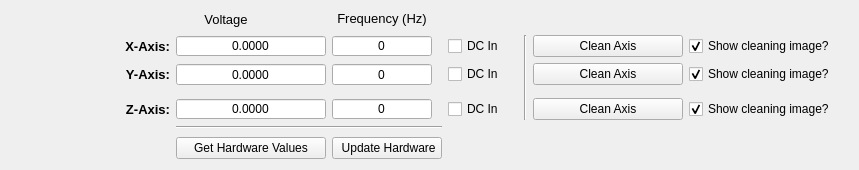
  <widget class="QDockWidget" name="hardware_dockWidget">
   <property name="sizePolicy">
    <sizepolicy hsizetype="Minimum" vsizetype="Preferred">
     <horstretch>0</horstretch>
     <verstretch>0</verstretch>
    </sizepolicy>
   </property>
   <property name="minimumSize">
    <size>
     <width>859</width>
     <height>170</height>
    </size>
   </property>
   <property name="maximumSize">
    <size>
     <width>524287</width>
     <height>170</height>
    </size>
   </property>
   <property name="windowTitle">
    <string>Hardware Parameters</string>
   </property>
   <attribute name="dockWidgetArea">
    <number>2</number>
   </attribute>
   <widget class="QWidget" name="dockWidgetContents_7">
    <property name="sizePolicy">
     <sizepolicy hsizetype="Preferred" vsizetype="Expanding">
      <horstretch>0</horstretch>
      <verstretch>0</verstretch>
     </sizepolicy>
    </property>
    <layout class="QGridLayout" name="gridLayout_6">
     <item row="2" column="3">
      <widget class="QSpinBox" name="x_frequency_spinBox">
       <property name="sizePolicy">
        <sizepolicy hsizetype="Expanding" vsizetype="Fixed">
         <horstretch>0</horstretch>
         <verstretch>0</verstretch>
        </sizepolicy>
       </property>
       <property name="maximumSize">
        <size>
         <width>100</width>
         <height>16777215</height>
        </size>
       </property>
       <property name="layoutDirection">
        <enum>Qt::LeftToRight</enum>
       </property>
       <property name="alignment">
        <set>Qt::AlignCenter</set>
       </property>
       <property name="buttonSymbols">
        <enum>QAbstractSpinBox::NoButtons</enum>
       </property>
      </widget>
     </item>
     <item row="2" column="1">
      <widget class="QLabel" name="x_axis_hardware_label">
       <property name="sizePolicy">
        <sizepolicy hsizetype="Fixed" vsizetype="Preferred">
         <horstretch>0</horstretch>
         <verstretch>0</verstretch>
        </sizepolicy>
       </property>
       <property name="maximumSize">
        <size>
         <width>400</width>
         <height>16777215</height>
        </size>
       </property>
       <property name="font">
        <font>
         <pointsize>10</pointsize>
         <weight>75</weight>
         <bold>true</bold>
        </font>
       </property>
       <property name="text">
        <string>X-Axis:</string>
       </property>
       <property name="alignment">
        <set>Qt::AlignRight|Qt::AlignTrailing|Qt::AlignVCenter</set>
       </property>
      </widget>
     </item>
     <item row="0" column="1">
      <spacer name="horizontalSpacer_4">
       <property name="orientation">
        <enum>Qt::Horizontal</enum>
       </property>
       <property name="sizeType">
        <enum>QSizePolicy::Minimum</enum>
       </property>
       <property name="sizeHint" stdset="0">
        <size>
         <width>40</width>
         <height>20</height>
        </size>
       </property>
      </spacer>
     </item>
     <item row="2" column="8">
      <widget class="QCheckBox" name="show_image_x_checkBox">
       <property name="maximumSize">
        <size>
         <width>250</width>
         <height>16777215</height>
        </size>
       </property>
       <property name="text">
        <string>Show cleaning image?</string>
       </property>
       <property name="checked">
        <bool>true</bool>
       </property>
      </widget>
     </item>
     <item row="3" column="6">
      <widget class="QPushButton" name="clean_y_axis_pushButton">
       <property name="maximumSize">
        <size>
         <width>150</width>
         <height>16777215</height>
        </size>
       </property>
       <property name="text">
        <string>Clean Axis</string>
       </property>
      </widget>
     </item>
     <item row="0" column="2">
      <widget class="QLabel" name="Voltage_label">
       <property name="sizePolicy">
        <sizepolicy hsizetype="Expanding" vsizetype="Minimum">
         <horstretch>0</horstretch>
         <verstretch>0</verstretch>
        </sizepolicy>
       </property>
       <property name="maximumSize">
        <size>
         <width>100</width>
         <height>16777215</height>
        </size>
       </property>
       <property name="font">
        <font>
         <pointsize>10</pointsize>
        </font>
       </property>
       <property name="text">
        <string>Voltage</string>
       </property>
       <property name="alignment">
        <set>Qt::AlignCenter</set>
       </property>
      </widget>
     </item>
     <item row="3" column="8">
      <widget class="QCheckBox" name="show_image_y_checkBox">
       <property name="maximumSize">
        <size>
         <width>250</width>
         <height>16777215</height>
        </size>
       </property>
       <property name="text">
        <string>Show cleaning image?</string>
       </property>
       <property name="checked">
        <bool>true</bool>
       </property>
      </widget>
     </item>
     <item row="5" column="8">
      <widget class="QCheckBox" name="show_image_z_checkBox">
       <property name="maximumSize">
        <size>
         <width>250</width>
         <height>16777215</height>
        </size>
       </property>
       <property name="text">
        <string>Show cleaning image?</string>
       </property>
       <property name="checked">
        <bool>true</bool>
       </property>
      </widget>
     </item>
     <item row="3" column="1">
      <widget class="QLabel" name="y_axis_hardware_label">
       <property name="sizePolicy">
        <sizepolicy hsizetype="Fixed" vsizetype="Preferred">
         <horstretch>0</horstretch>
         <verstretch>0</verstretch>
        </sizepolicy>
       </property>
       <property name="maximumSize">
        <size>
         <width>400</width>
         <height>16777215</height>
        </size>
       </property>
       <property name="font">
        <font>
         <pointsize>10</pointsize>
         <weight>75</weight>
         <bold>true</bold>
        </font>
       </property>
       <property name="text">
        <string>Y-Axis:</string>
       </property>
       <property name="alignment">
        <set>Qt::AlignRight|Qt::AlignTrailing|Qt::AlignVCenter</set>
       </property>
      </widget>
     </item>
     <item row="5" column="1">
      <widget class="QLabel" name="z_axis_hardware_label">
       <property name="sizePolicy">
        <sizepolicy hsizetype="Fixed" vsizetype="Preferred">
         <horstretch>0</horstretch>
         <verstretch>0</verstretch>
        </sizepolicy>
       </property>
       <property name="maximumSize">
        <size>
         <width>400</width>
         <height>16777215</height>
        </size>
       </property>
       <property name="font">
        <font>
         <pointsize>10</pointsize>
         <weight>75</weight>
         <bold>true</bold>
        </font>
       </property>
       <property name="text">
        <string>Z-Axis:</string>
       </property>
       <property name="alignment">
        <set>Qt::AlignRight|Qt::AlignTrailing|Qt::AlignVCenter</set>
       </property>
      </widget>
     </item>
     <item row="2" column="6">
      <widget class="QPushButton" name="clean_x_axis_pushButton">
       <property name="sizePolicy">
        <sizepolicy hsizetype="Minimum" vsizetype="Minimum">
         <horstretch>0</horstretch>
         <verstretch>0</verstretch>
        </sizepolicy>
       </property>
       <property name="maximumSize">
        <size>
         <width>150</width>
         <height>16777215</height>
        </size>
       </property>
       <property name="text">
        <string>Clean Axis</string>
       </property>
      </widget>
     </item>
     <item row="6" column="2" colspan="2">
      <widget class="Line" name="line_6">
       <property name="orientation">
        <enum>Qt::Horizontal</enum>
       </property>
      </widget>
     </item>
     <item row="5" column="6">
      <widget class="QPushButton" name="clean_z_axis_pushButton">
       <property name="maximumSize">
        <size>
         <width>150</width>
         <height>16777215</height>
        </size>
       </property>
       <property name="text">
        <string>Clean Axis</string>
       </property>
      </widget>
     </item>
     <item row="3" column="4">
      <widget class="QCheckBox" name="y_dcin_checkBox">
       <property name="maximumSize">
        <size>
         <width>70</width>
         <height>16777215</height>
        </size>
       </property>
       <property name="text">
        <string>DC In </string>
       </property>
      </widget>
     </item>
     <item row="0" column="3">
      <widget class="QLabel" name="frequency_label">
       <property name="sizePolicy">
        <sizepolicy hsizetype="Expanding" vsizetype="Fixed">
         <horstretch>0</horstretch>
         <verstretch>0</verstretch>
        </sizepolicy>
       </property>
       <property name="maximumSize">
        <size>
         <width>100</width>
         <height>16777215</height>
        </size>
       </property>
       <property name="font">
        <font>
         <pointsize>10</pointsize>
        </font>
       </property>
       <property name="text">
        <string>Frequency (Hz)</string>
       </property>
       <property name="alignment">
        <set>Qt::AlignCenter</set>
       </property>
      </widget>
     </item>
     <item row="7" column="2" rowspan="2">
      <widget class="QPushButton" name="read_hardware_pushButton">
       <property name="sizePolicy">
        <sizepolicy hsizetype="Minimum" vsizetype="Fixed">
         <horstretch>0</horstretch>
         <verstretch>0</verstretch>
        </sizepolicy>
       </property>
       <property name="minimumSize">
        <size>
         <width>0</width>
         <height>10</height>
        </size>
       </property>
       <property name="maximumSize">
        <size>
         <width>150</width>
         <height>16777215</height>
        </size>
       </property>
       <property name="font">
        <font>
         <pointsize>9</pointsize>
        </font>
       </property>
       <property name="text">
        <string extracomment="Reads the hardware values saved in the computer">Get Hardware Values</string>
       </property>
      </widget>
     </item>
     <item row="5" column="3">
      <widget class="QSpinBox" name="z_frequency_spinBox">
       <property name="sizePolicy">
        <sizepolicy hsizetype="Expanding" vsizetype="Fixed">
         <horstretch>0</horstretch>
         <verstretch>0</verstretch>
        </sizepolicy>
       </property>
       <property name="maximumSize">
        <size>
         <width>100</width>
         <height>16777215</height>
        </size>
       </property>
       <property name="layoutDirection">
        <enum>Qt::LeftToRight</enum>
       </property>
       <property name="alignment">
        <set>Qt::AlignCenter</set>
       </property>
       <property name="buttonSymbols">
        <enum>QAbstractSpinBox::NoButtons</enum>
       </property>
      </widget>
     </item>
     <item row="7" column="1">
      <spacer name="horizontalSpacer_5">
       <property name="orientation">
        <enum>Qt::Horizontal</enum>
       </property>
       <property name="sizeType">
        <enum>QSizePolicy::Minimum</enum>
       </property>
       <property name="sizeHint" stdset="0">
        <size>
         <width>40</width>
         <height>20</height>
        </size>
       </property>
      </spacer>
     </item>
     <item row="2" column="4">
      <widget class="QCheckBox" name="x_dcin_checkBox">
       <property name="maximumSize">
        <size>
         <width>70</width>
         <height>16777215</height>
        </size>
       </property>
       <property name="text">
        <string>DC In</string>
       </property>
      </widget>
     </item>
     <item row="2" column="5" rowspan="4">
      <widget class="Line" name="line_5">
       <property name="orientation">
        <enum>Qt::Vertical</enum>
       </property>
      </widget>
     </item>
     <item row="3" column="3">
      <widget class="QSpinBox" name="y_frequency_spinBox">
       <property name="sizePolicy">
        <sizepolicy hsizetype="Expanding" vsizetype="Fixed">
         <horstretch>0</horstretch>
         <verstretch>0</verstretch>
        </sizepolicy>
       </property>
       <property name="maximumSize">
        <size>
         <width>100</width>
         <height>16777215</height>
        </size>
       </property>
       <property name="alignment">
        <set>Qt::AlignCenter</set>
       </property>
       <property name="buttonSymbols">
        <enum>QAbstractSpinBox::NoButtons</enum>
       </property>
      </widget>
     </item>
     <item row="7" column="3" rowspan="2">
      <widget class="QPushButton" name="update_hardware_pushButton">
       <property name="sizePolicy">
        <sizepolicy hsizetype="Expanding" vsizetype="Fixed">
         <horstretch>0</horstretch>
         <verstretch>0</verstretch>
        </sizepolicy>
       </property>
       <property name="minimumSize">
        <size>
         <width>110</width>
         <height>0</height>
        </size>
       </property>
       <property name="maximumSize">
        <size>
         <width>100</width>
         <height>16777215</height>
        </size>
       </property>
       <property name="font">
        <font>
         <pointsize>9</pointsize>
        </font>
       </property>
       <property name="text">
        <string extracomment="Reads tehe hardware values directly from the stepper harware"> Update Hardware</string>
       </property>
      </widget>
     </item>
     <item row="5" column="4">
      <widget class="QCheckBox" name="z_dcin_checkBox">
       <property name="maximumSize">
        <size>
         <width>70</width>
         <height>16777215</height>
        </size>
       </property>
       <property name="text">
        <string>DC In</string>
       </property>
      </widget>
     </item>
     <item row="5" column="2">
      <widget class="ScienDSpinBox" name="z_amplitude_doubleSpinBox">
       <property name="sizePolicy">
        <sizepolicy hsizetype="Minimum" vsizetype="Fixed">
         <horstretch>0</horstretch>
         <verstretch>0</verstretch>
        </sizepolicy>
       </property>
       <property name="maximumSize">
        <size>
         <width>150</width>
         <height>16777215</height>
        </size>
       </property>
       <property name="alignment">
        <set>Qt::AlignCenter</set>
       </property>
       <property name="buttonSymbols">
        <enum>QAbstractSpinBox::NoButtons</enum>
       </property>
       <property name="decimals">
        <number>4</number>
       </property>
      </widget>
     </item>
     <item row="3" column="2">
      <widget class="ScienDSpinBox" name="y_amplitude_doubleSpinBox">
       <property name="sizePolicy">
        <sizepolicy hsizetype="Minimum" vsizetype="Fixed">
         <horstretch>0</horstretch>
         <verstretch>0</verstretch>
        </sizepolicy>
       </property>
       <property name="maximumSize">
        <size>
         <width>150</width>
         <height>16777215</height>
        </size>
       </property>
       <property name="frame">
        <bool>true</bool>
       </property>
       <property name="alignment">
        <set>Qt::AlignCenter</set>
       </property>
       <property name="buttonSymbols">
        <enum>QAbstractSpinBox::NoButtons</enum>
       </property>
       <property name="keyboardTracking">
        <bool>true</bool>
       </property>
       <property name="decimals">
        <number>4</number>
       </property>
      </widget>
     </item>
     <item row="2" column="2">
      <widget class="ScienDSpinBox" name="x_amplitude_doubleSpinBox">
       <property name="sizePolicy">
        <sizepolicy hsizetype="MinimumExpanding" vsizetype="Fixed">
         <horstretch>0</horstretch>
         <verstretch>0</verstretch>
        </sizepolicy>
       </property>
       <property name="maximumSize">
        <size>
         <width>150</width>
         <height>16777215</height>
        </size>
       </property>
       <property name="alignment">
        <set>Qt::AlignCenter</set>
       </property>
       <property name="buttonSymbols">
        <enum>QAbstractSpinBox::NoButtons</enum>
       </property>
       <property name="decimals">
        <number>4</number>
       </property>
      </widget>
     </item>
    </layout>
    <zorder>x_axis_hardware_label</zorder>
    <zorder>y_axis_hardware_label</zorder>
    <zorder>update_hardware_pushButton</zorder>
    <zorder>z_axis_hardware_label</zorder>
    <zorder>z_amplitude_doubleSpinBox</zorder>
    <zorder>y_amplitude_doubleSpinBox</zorder>
    <zorder>x_amplitude_doubleSpinBox</zorder>
    <zorder>x_frequency_spinBox</zorder>
    <zorder>y_frequency_spinBox</zorder>
    <zorder>z_frequency_spinBox</zorder>
    <zorder>Voltage_label</zorder>
    <zorder>frequency_label</zorder>
    <zorder>horizontalSpacer_4</zorder>
    <zorder>horizontalSpacer_5</zorder>
    <zorder>x_dcin_checkBox</zorder>
    <zorder>y_dcin_checkBox</zorder>
    <zorder>z_dcin_checkBox</zorder>
    <zorder>read_hardware_pushButton</zorder>
    <zorder>clean_x_axis_pushButton</zorder>
    <zorder>clean_y_axis_pushButton</zorder>
    <zorder>clean_z_axis_pushButton</zorder>
    <zorder>show_image_x_checkBox</zorder>
    <zorder>show_image_y_checkBox</zorder>
    <zorder>show_image_z_checkBox</zorder>
    <zorder>line_6</zorder>
    <zorder>line_5</zorder>
   </widget>
  </widget>
